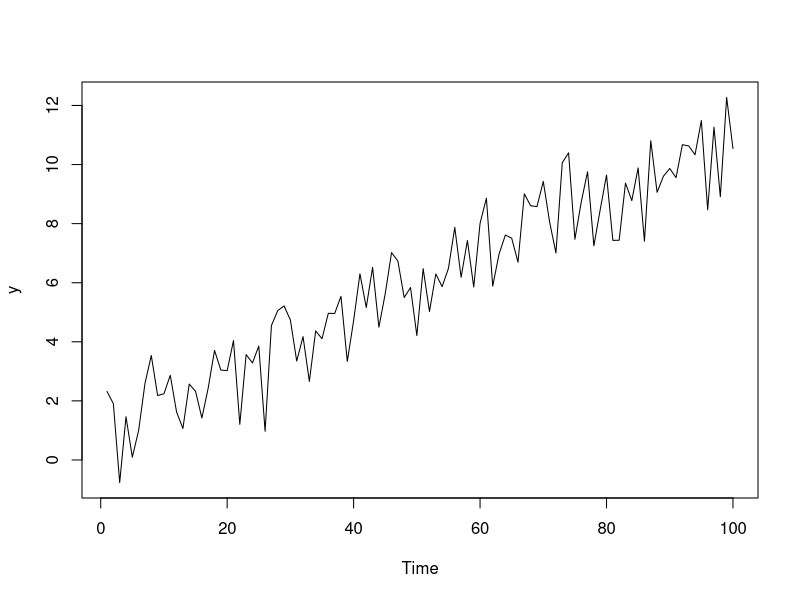
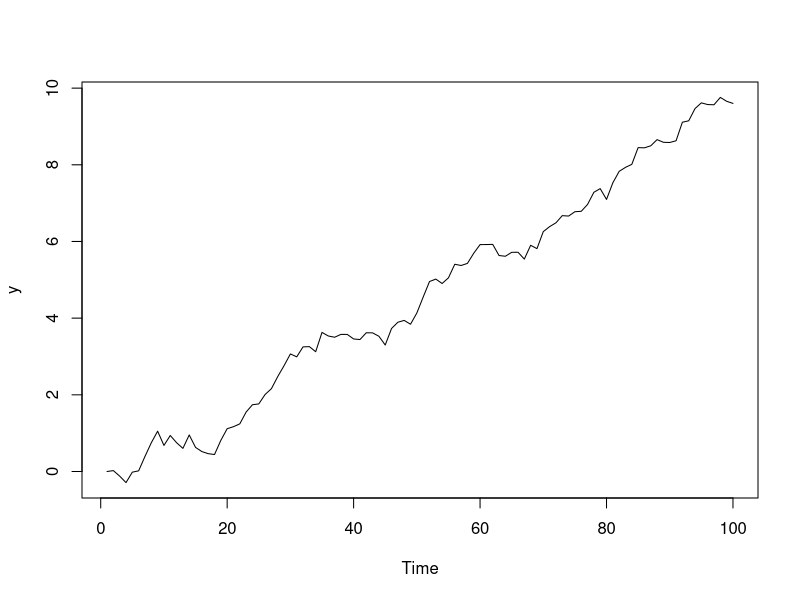
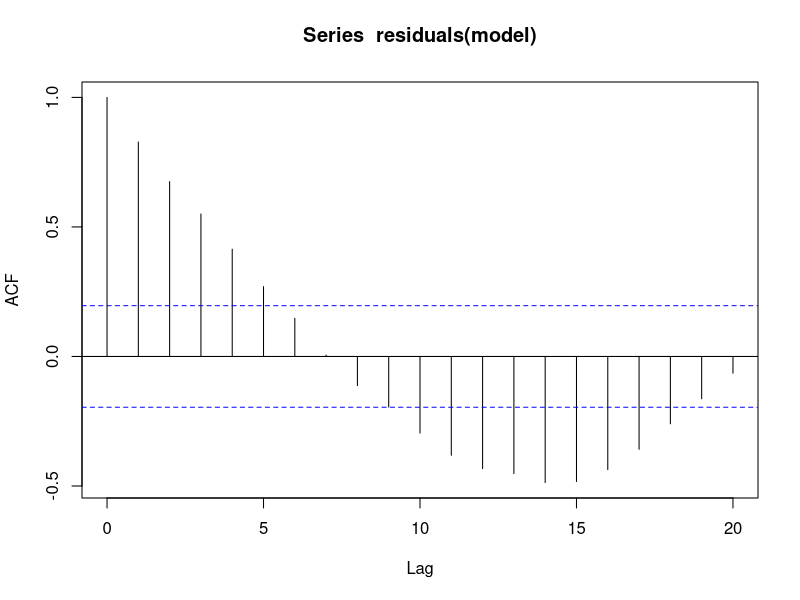
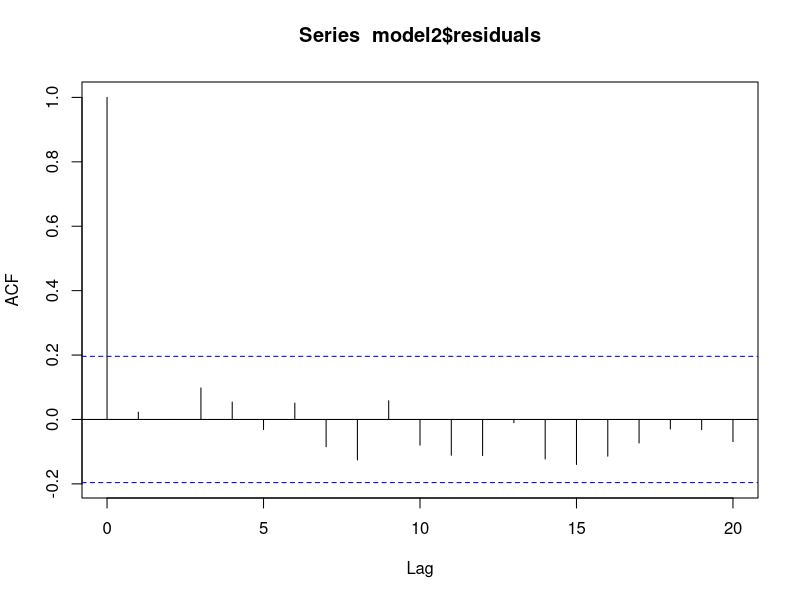
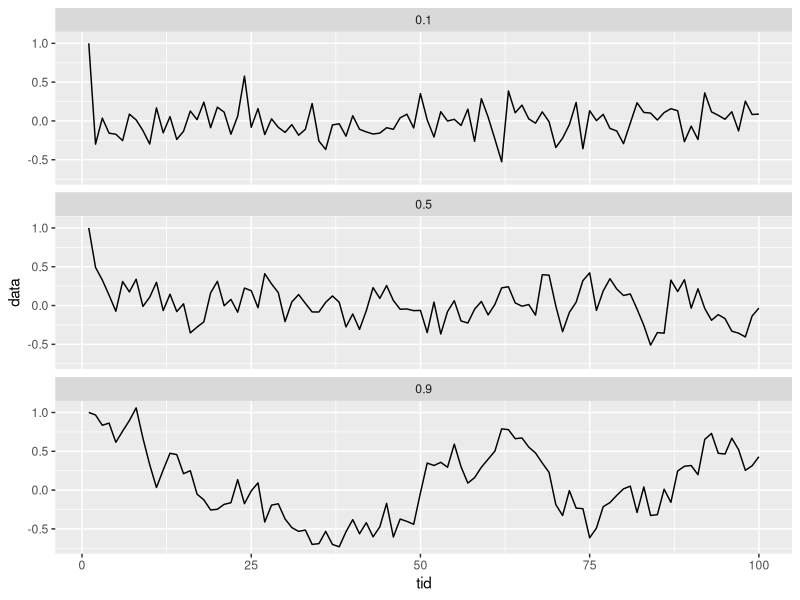

The R script that drew these images, in order:
## ---- chunk 1
#| echo: false

y <- 1 + 0.1*1:100 + rnorm(100, 0, 1)

plot.ts(y)

## ---- chunk 2
# Simulerer et datasett

# Simulere data
n <- 100
beta <- 0.9
cons <- 0

y <- rep(0,n)
e <- rnorm(n, 0, sd = 0.2)
y[1] <- 0

for(i in 2:n){ 
  y[i] <- cons + beta*y[i-1] + i*0.01 + e[i]}


plot.ts(y)


## ---- chunk 3

model <- lm( data = data.frame(y = y, t = 1:100), formula =  y ~ t )
summary(  model)


## ---- chunk 4

acf(residuals(model))

## ---- chunk 5
#| include: true
#| eval: true
#| echo: true

# Velger optimal modell med antall lages 
model2 <- forecast::Arima( y, order = c(1,0,0), include.drift = 1)


## ---- chunk 6
#| include: true
#| eval: true
#| echo: true

# Velger optimal modell med antall lages 
model2 <- forecast::Arima( y, order = c(1,0,0), include.drift = T)

# Ser pa ko til residuals
acf( model2$residuals)

## ---- chunk 7
#| include: true
#| eval: true
#| echo: true

ar1_data <- arima.sim( n = 100,  list(ar = 0.9) )

# head(ar1_data)

## ---- chunk 8
#| include: true
#| eval: true
#| echo: true


fun_sim_ar1 <- function(x) arima.sim( n = 100,  list(ar = x) )

## ---- chunk 9

fun_sim_ar1 <- function( start = 1, a ){
# Simulere data
n <- 100
cons <- 0

y <- rep(0,n)
e <- rnorm(n, 0, sd = 0.2)
y[1] <- start

for(i in 2:n){ 
  y[i] <- cons + a*y[i-1] + e[i]}

y
    
}


## ---- chunk 10
#| include: true
#| eval: true
#| echo: true

fun_sim_ar1( start = 1 ,a = 0.5) |> head(6)

## ---- chunk 11
#| include: true
#| eval: true
#| echo: true

# fun_sim_ar1( a = 0.5) |> head(6)

library(tidyverse)

# 3 ulike simmuleringer

tibble( p = c(0.9, 0.5, 0.1),
        data =  list( fun_sim_ar1(start = 1, a = 0.9),
                      fun_sim_ar1(start = 1, a = 0.5),
                      fun_sim_ar1(start = 1, a = 0.1)
                    )
        ) |> 
    unnest( data) -> df

## ---- chunk 12

df |>
    mutate( tid = 1:100, .by = p) |> 
    ggplot(aes( y = data, x = tid) ) +
    geom_line() +
    facet_wrap( ~p, ncol = 1)

